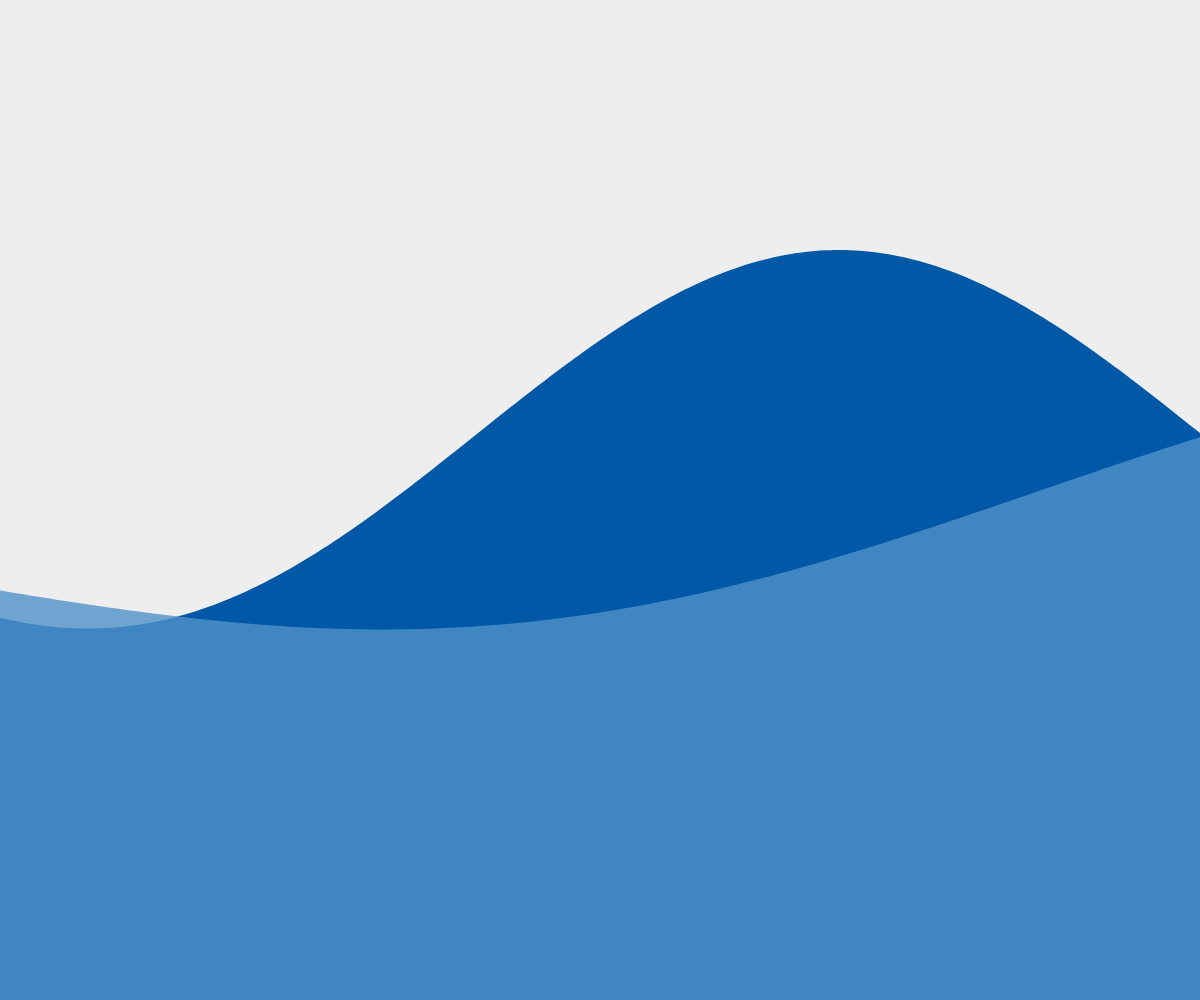
Frame 1 (no input)
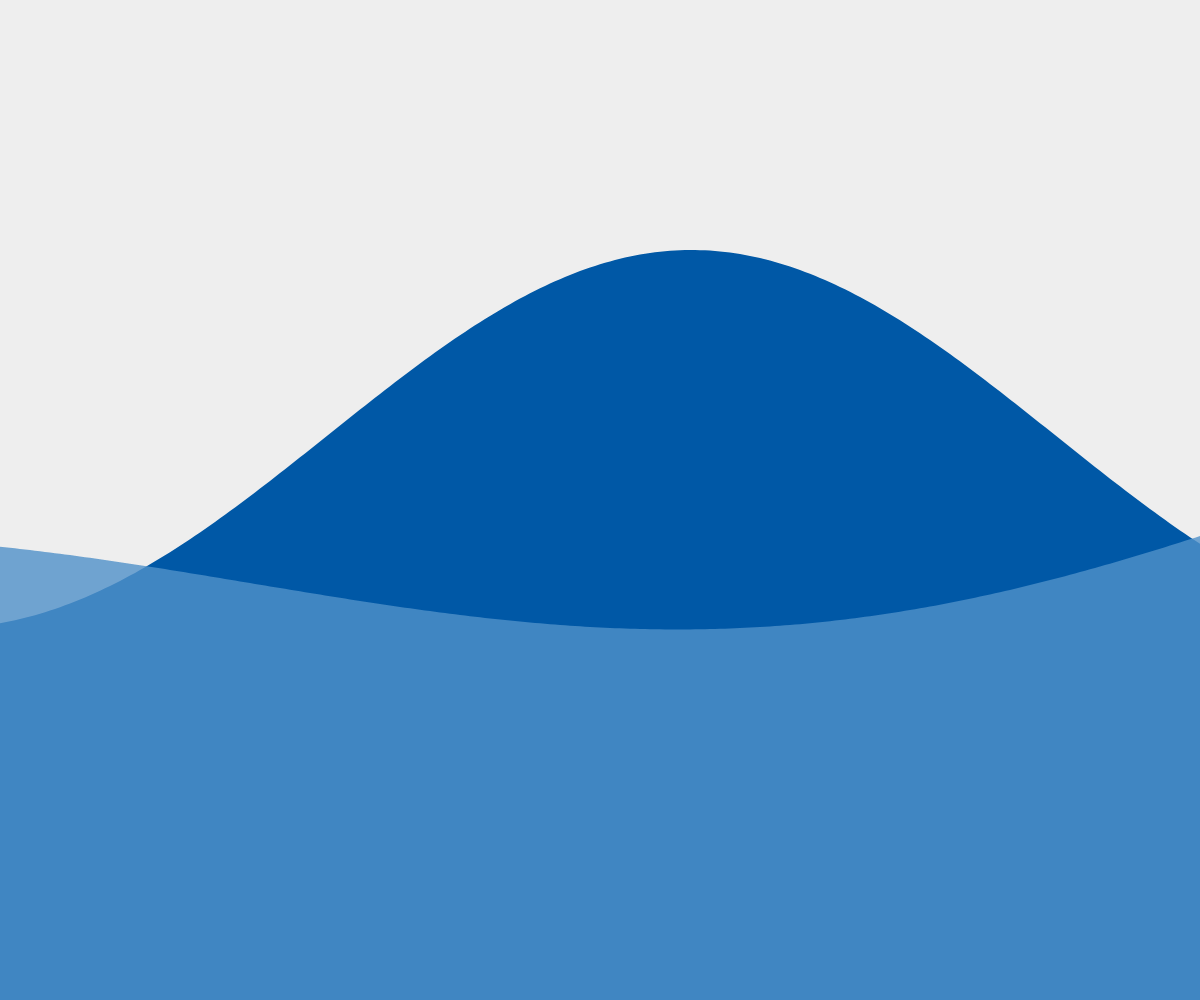
Frame 60 (no input)
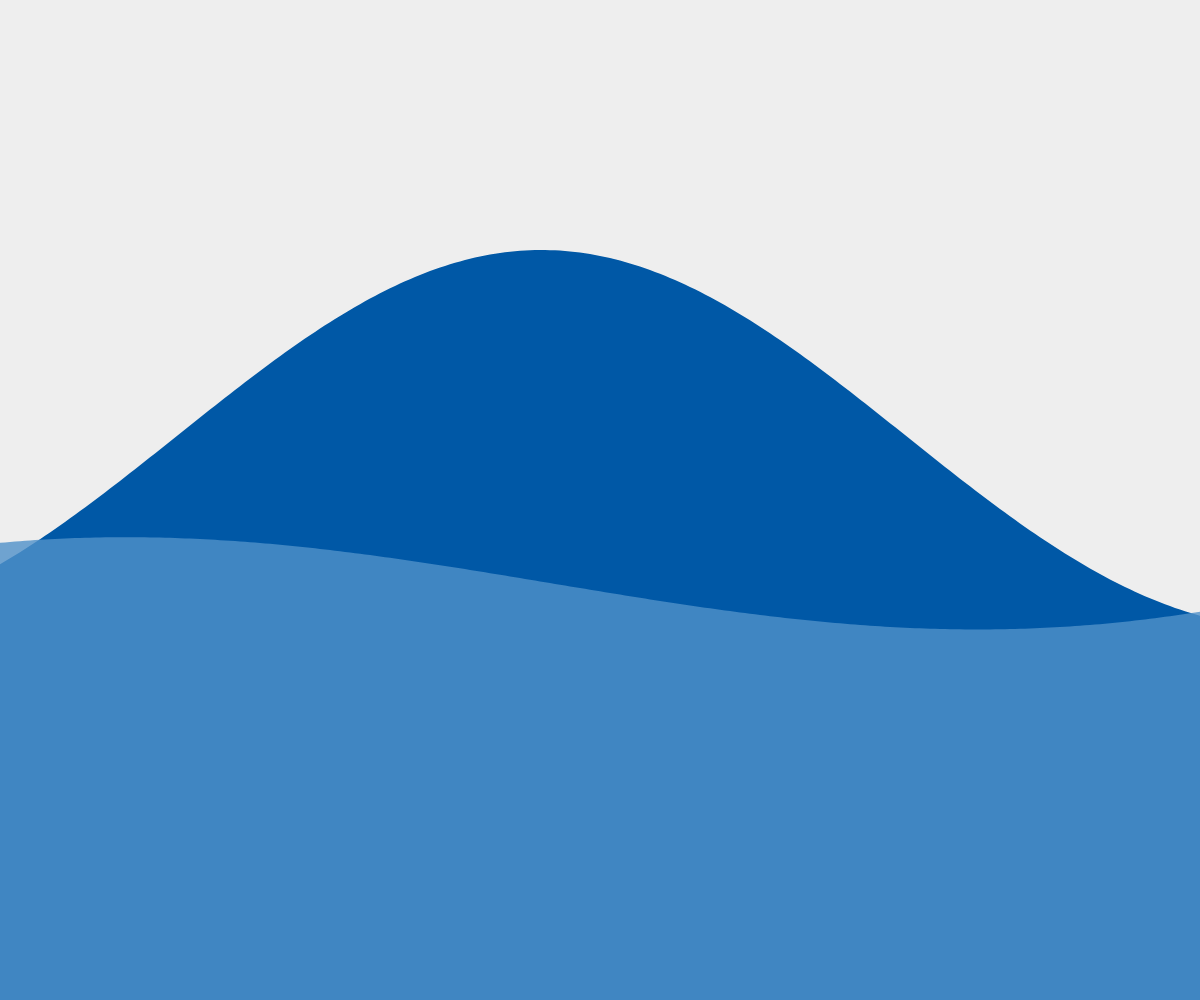
Frame 120 (the mouse pressed at the canvas centre since frame 60)

The p5.js sketch that drew these frames (run headless with seeded random() and noise() and a simulated clock; from frame 60 on, the mouse is pressed at the canvas centre):

// p5.js sketch
// ── sketch.js
var canvas;
var startAngle;
var angleVel = 0.02;
function setup() {
  canvas = createCanvas(window.innerWidth, window.innerHeight);
  background('#eee');
  noStroke();
  startAngle = random(TAU);
}

function draw() {
  background('#eee');
  startAngle += 0.01;
  var angle = startAngle;
  
  //wave1
  angleVel = 0.02;
  fill('#0058A6');
  beginShape();
  vertex(0,height);
  for (var x = 0; x <= width+5; x += 5) {
    var y = map(-sin(angle/5)*sin(angle),-1,1, height/4,height/1.5);
    vertex(x,y);
    angle +=angleVel;
  }
  vertex(width, height);
  endShape();
  
  //wave2
  angleVel = -0.01;
  fill('rgba(81,145,202, 0.8)');
  beginShape();
  vertex(0,height);
  for (var x = 0; x <= width+5; x += 5) {
    var y =  map(sin(-angle/3)*cos(angle),-1,1, height/3,height/1.2);
    vertex(x,y);
    angle +=angleVel;
  } 
  vertex(width,height);
  endShape();
}

window.onresize = function() {
  var w = window.innerWidth;
  var h = window.innerHeight;  
  resizeCanvas(w,h);
  width = w;
  height = h;
};
